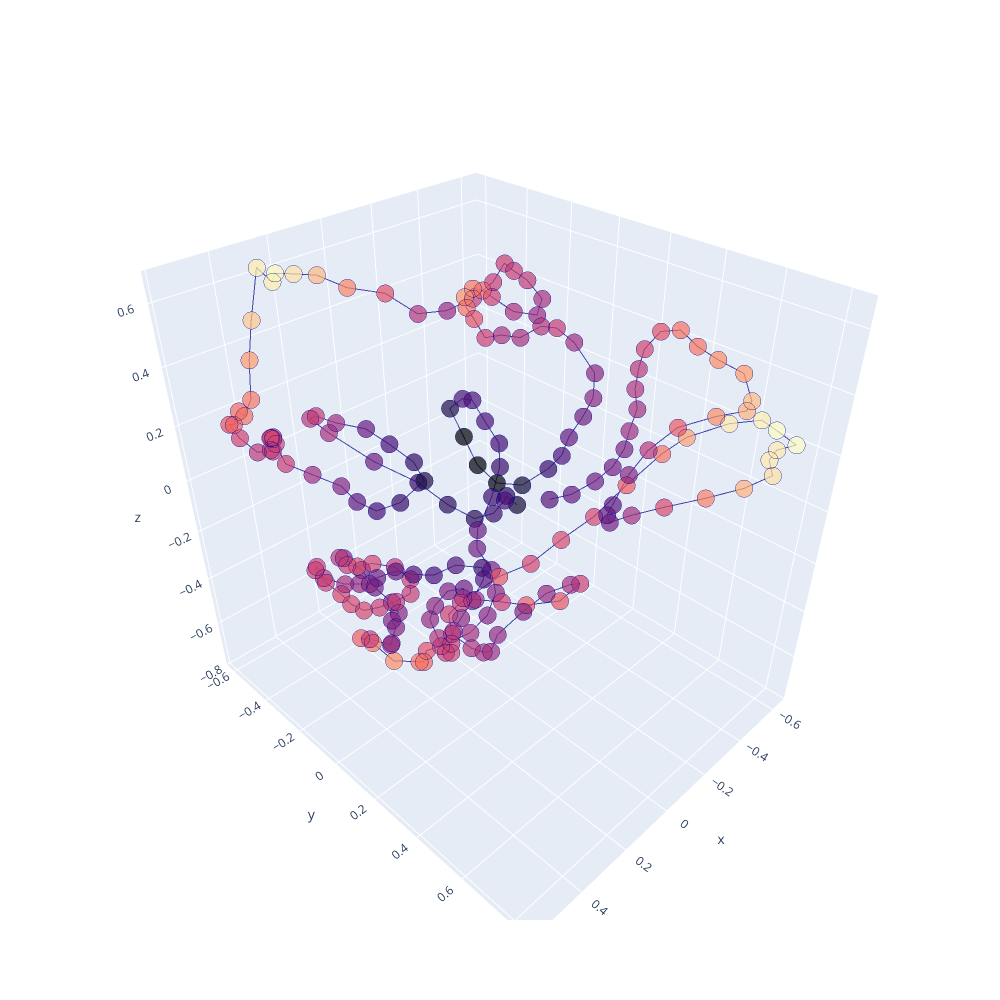

Notebook code cell kept with this figure:
### Code cell
color = 'magma'
plot_pred_conf(trussart_pred_structure_superposed, pLLDTs, color)

### Figure 1 — Plotly figure (JSON) as saved in the notebook; plotly's stock layout.template omitted (floating-point values rounded to 4 significant figures; data arrays with more than 128 entries replaced by an {"elided": "..."} marker saying what was removed)
{"data": [{"line": {"color": "darkblue", "width": 2}, "marker": {"color": {"elided": "202 float values"}, "colorscale": [[0, "#000004"], [0.1111, "#180f3d"], [0.2222, "#440f76"], [0.3333, "#721f81"], [0.4444, "#9e2f7f"], [0.5556, "#cd4071"], [0.6667, "#f1605d"], [0.7778, "#fd9668"], [0.8889, "#feca8d"], [1, "#fcfdbf"]], "line": {"width": 3}, "size": 6}, "opacity": 0.7, "scene": "scene", "type": "scatter3d", "x": {"elided": "202 float values"}, "y": {"elided": "202 float values"}, "z": {"elided": "202 float values"}}], "layout": {"height": 1000, "scene": {"domain": {"x": [0, 1], "y": [0, 1]}}, "width": 1000}}
